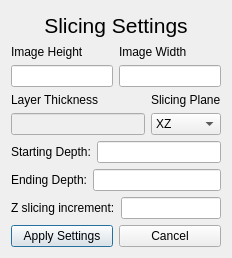
<?xml version="1.0" encoding="UTF-8"?>
<ui version="4.0">
 <class>Dialog</class>
 <widget class="QDialog" name="Dialog">
  <property name="geometry">
   <rect>
    <x>0</x>
    <y>0</y>
    <width>219</width>
    <height>258</height>
   </rect>
  </property>
  <property name="windowTitle">
   <string>3DLP Slicer Settings</string>
  </property>
  <layout class="QHBoxLayout" name="horizontalLayout_2">
   <item>
    <layout class="QVBoxLayout" name="verticalLayout">
     <item>
      <widget class="QLabel" name="label">
       <property name="font">
        <font>
         <pointsize>16</pointsize>
        </font>
       </property>
       <property name="text">
        <string>Slicing Settings</string>
       </property>
       <property name="alignment">
        <set>Qt::AlignCenter</set>
       </property>
      </widget>
     </item>
     <item>
      <layout class="QHBoxLayout" name="horizontalLayout_12">
       <item>
        <layout class="QVBoxLayout" name="verticalLayout_8">
         <item>
          <widget class="QLabel" name="label_7">
           <property name="text">
            <string>Image Height</string>
           </property>
          </widget>
         </item>
         <item>
          <widget class="QLineEdit" name="imageHeight">
           <property name="text">
            <string/>
           </property>
          </widget>
         </item>
        </layout>
       </item>
       <item>
        <layout class="QVBoxLayout" name="verticalLayout_9">
         <item>
          <widget class="QLabel" name="label_8">
           <property name="text">
            <string>Image Width</string>
           </property>
          </widget>
         </item>
         <item>
          <widget class="QLineEdit" name="imageWidth">
           <property name="text">
            <string/>
           </property>
          </widget>
         </item>
        </layout>
       </item>
      </layout>
     </item>
     <item>
      <layout class="QHBoxLayout" name="horizontalLayout_13">
       <item>
        <layout class="QVBoxLayout" name="verticalLayout_10">
         <item>
          <widget class="QLabel" name="label_9">
           <property name="text">
            <string>Layer Thickness</string>
           </property>
          </widget>
         </item>
         <item>
          <widget class="QLineEdit" name="layerThickness">
           <property name="enabled">
            <bool>false</bool>
           </property>
           <property name="text">
            <string/>
           </property>
          </widget>
         </item>
        </layout>
       </item>
       <item>
        <layout class="QVBoxLayout" name="verticalLayout_11">
         <item>
          <widget class="QLabel" name="label_10">
           <property name="text">
            <string>Slicing Plane</string>
           </property>
          </widget>
         </item>
         <item>
          <widget class="QComboBox" name="slicingPlane">
           <item>
            <property name="text">
             <string>XZ</string>
            </property>
           </item>
           <item>
            <property name="text">
             <string>XY</string>
            </property>
           </item>
           <item>
            <property name="text">
             <string>YZ</string>
            </property>
           </item>
          </widget>
         </item>
        </layout>
       </item>
      </layout>
     </item>
     <item>
      <layout class="QHBoxLayout" name="horizontalLayout_14">
       <item>
        <widget class="QLabel" name="label_13">
         <property name="text">
          <string>Starting Depth:</string>
         </property>
        </widget>
       </item>
       <item>
        <widget class="QLineEdit" name="startingDepth">
         <property name="text">
          <string/>
         </property>
        </widget>
       </item>
      </layout>
     </item>
     <item>
      <layout class="QHBoxLayout" name="horizontalLayout_15">
       <item>
        <widget class="QLabel" name="label_22">
         <property name="text">
          <string>Ending Depth:</string>
         </property>
        </widget>
       </item>
       <item>
        <widget class="QLineEdit" name="endingDepth">
         <property name="text">
          <string/>
         </property>
        </widget>
       </item>
      </layout>
     </item>
     <item>
      <layout class="QHBoxLayout" name="horizontalLayout_16">
       <item>
        <widget class="QLabel" name="label_23">
         <property name="text">
          <string>Z slicing increment:</string>
         </property>
        </widget>
       </item>
       <item>
        <widget class="QLineEdit" name="slicingIncrement">
         <property name="minimumSize">
          <size>
           <width>100</width>
           <height>0</height>
          </size>
         </property>
         <property name="text">
          <string/>
         </property>
        </widget>
       </item>
      </layout>
     </item>
     <item>
      <layout class="QHBoxLayout" name="horizontalLayout">
       <item>
        <widget class="QPushButton" name="pushButton">
         <property name="text">
          <string>Apply Settings</string>
         </property>
        </widget>
       </item>
       <item>
        <widget class="QPushButton" name="pushButton_2">
         <property name="text">
          <string>Cancel</string>
         </property>
        </widget>
       </item>
      </layout>
     </item>
    </layout>
   </item>
  </layout>
 </widget>
 <resources/>
 <connections>
  <connection>
   <sender>pushButton_2</sender>
   <signal>clicked()</signal>
   <receiver>Dialog</receiver>
   <slot>reject()</slot>
   <hints>
    <hint type="sourcelabel">
     <x>182</x>
     <y>233</y>
    </hint>
    <hint type="destinationlabel">
     <x>216</x>
     <y>238</y>
    </hint>
   </hints>
  </connection>
  <connection>
   <sender>pushButton</sender>
   <signal>clicked()</signal>
   <receiver>Dialog</receiver>
   <slot>accept()</slot>
   <hints>
    <hint type="sourcelabel">
     <x>78</x>
     <y>236</y>
    </hint>
    <hint type="destinationlabel">
     <x>109</x>
     <y>252</y>
    </hint>
   </hints>
  </connection>
 </connections>
</ui>
